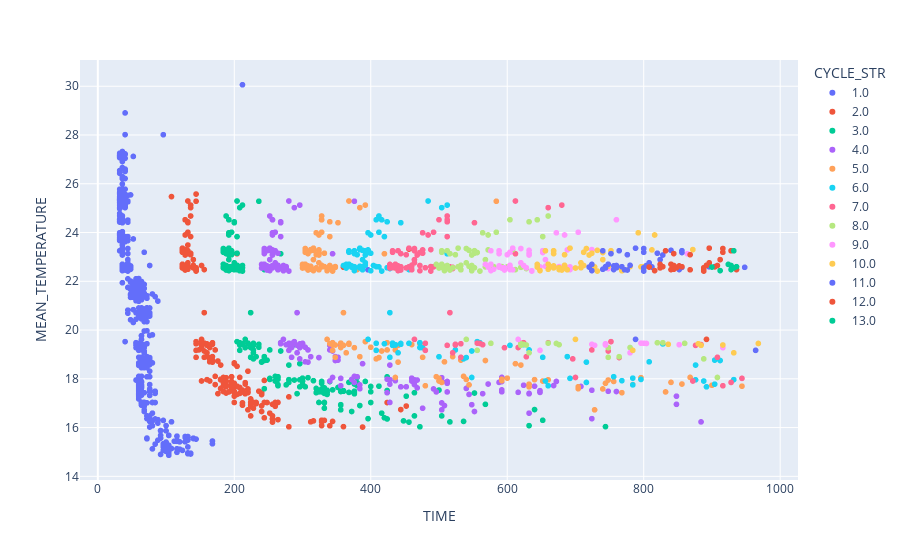

Notebook code cell kept with this figure:
### Code cell
px.scatter(troughs_row_1, x="TIME", y="MEAN_TEMPERATURE", color="CYCLE_STR",
           hover_data=["POSITION_STR"])

### Figure 1 — Plotly figure (JSON) as saved in the notebook; plotly's stock layout.template omitted (floating-point values rounded to 4 significant figures; data arrays with more than 128 entries replaced by an {"elided": "..."} marker saying what was removed)
{"data": [{"customdata": {"elided": "578x1 str values"}, "hovertemplate": "CYCLE_STR=1.0<br>TIME=%{x}<br>MEAN_TEMPERATURE=%{y}<br>POSITION_STR=%{customdata[0]}<extra></extra>", "legendgroup": "1.0", "marker": {"color": "#636efa", "symbol": "circle"}, "mode": "markers", "name": "1.0", "showlegend": true, "type": "scattergl", "x": {"elided": "578 int values"}, "xaxis": "x", "y": {"elided": "578 float values"}, "yaxis": "y"}, {"customdata": {"elided": "218x1 str values"}, "hovertemplate": "CYCLE_STR=2.0<br>TIME=%{x}<br>MEAN_TEMPERATURE=%{y}<br>POSITION_STR=%{customdata[0]}<extra></extra>", "legendgroup": "2.0", "marker": {"color": "#EF553B", "symbol": "circle"}, "mode": "markers", "name": "2.0", "showlegend": true, "type": "scattergl", "x": {"elided": "218 int values"}, "xaxis": "x", "y": {"elided": "218 float values"}, "yaxis": "y"}, {"customdata": {"elided": "188x1 str values"}, "hovertemplate": "CYCLE_STR=3.0<br>TIME=%{x}<br>MEAN_TEMPERATURE=%{y}<br>POSITION_STR=%{customdata[0]}<extra></extra>", "legendgroup": "3.0", "marker": {"color": "#00cc96", "symbol": "circle"}, "mode": "markers", "name": "3.0", "showlegend": true, "type": "scattergl", "x": {"elided": "188 int values"}, "xaxis": "x", "y": {"elided": "188 float values"}, "yaxis": "y"}, {"customdata": {"elided": "163x1 str values"}, "hovertemplate": "CYCLE_STR=4.0<br>TIME=%{x}<br>MEAN_TEMPERATURE=%{y}<br>POSITION_STR=%{customdata[0]}<extra></extra>", "legendgroup": "4.0", "marker": {"color": "#ab63fa", "symbol": "circle"}, "mode": "markers", "name": "4.0", "showlegend": true, "type": "scattergl", "x": {"elided": "163 int values"}, "xaxis": "x", "y": {"elided": "163 float values"}, "yaxis": "y"}, {"customdata": {"elided": "131x1 str values"}, "hovertemplate": "CYCLE_STR=5.0<br>TIME=%{x}<br>MEAN_TEMPERATURE=%{y}<br>POSITION_STR=%{customdata[0]}<extra></extra>", "legendgroup": "5.0", "marker": {"color": "#FFA15A", "symbol": "circle"}, "mode": "markers", "name": "5.0", "showlegend": true, "type": "scattergl", "x": {"elided": "131 int values"}, "xaxis": "x", "y": {"elided": "131 float values"}, "yaxis": "y"}, {"customdata": [["2"], ["2"], ["2"], ["2"], ["2"], ["2"], ["2"], ["2"], ["2"], ["2"], ["2"], ["2"], ["2"], ["2"], ["2"], ["3"], ["3"], ["3"], ["3"], ["3"], ["3"], ["3"], ["3"], ["3"], ["3"], ["3"], ["3"], ["3"], ["3"], ["3"], ["3"], ["3"], ["3"], ["3"], ["3"], ["3"], ["3"], ["3"], ["3"], ["3"], ["3"], ["3"], ["3"], ["3"], ["3"], ["3"], ["3"], ["3"], ["3"], ["4"], ["6"], ["6"], ["6"], ["6"], ["6"], ["6"], ["6"], ["6"], ["6"], ["6"], ["6"], ["6"], ["6"], ["6"], ["6"], ["6"], ["6"], ["6"], ["6"], ["6"], ["6"], ["6"], ["6"], ["6"], ["6"], ["6"], ["6"], ["6"], ["6"], ["6"], ["6"], ["6"], ["6"], ["6"], ["6"], ["6"], ["6"], ["6"], ["6"], ["6"], ["6"], ["6"], ["6"], ["6"], ["6"], ["6"], ["6"], ["7"], ["7"], ["7"], ["7"], ["7"], ["7"], ["7"], ["7"], ["7"], ["8"], ["8"], ["8"]], "hovertemplate": "CYCLE_STR=6.0<br>TIME=%{x}<br>MEAN_TEMPERATURE=%{y}<br>POSITION_STR=%{customdata[0]}<extra></extra>", "legendgroup": "6.0", "marker": {"color": "#19d3f3", "symbol": "circle"}, "mode": "markers", "name": "6.0", "showlegend": true, "type": "scattergl", "x": [756, 784, 548, 660, 796, 888, 716, 692, 656, 904, 932, 876, 892, 784, 768, 876, 472, 432, 560, 536, 624, 904, 540, 688, 408, 456, 436, 396, 444, 548, 432, 500, 556, 420, 476, 436, 408, 440, 632, 524, 828, 444, 472, 808, 716, 604, 912, 428, 652, 428, 384, 384, 428, 376, 456, 392, 384, 388, 400, 428, 396, 396, 424, 428, 372, 388, 368, 376, 384, 372, 392, 364, 368, 428, 392, 512, 368, 388, 380, 388, 412, 376, 364, 372, 388, 376, 392, 364, 400, 408, 360, 384, 376, 404, 416, 376, 428, 412, 408, 420, 444, 396, 400, 416, 412, 424, 512, 484, 504], "xaxis": "x", "y": [18.09, 17.75, 18.05, 17.72, 17.97, 17.91, 17.85, 18.02, 17.91, 17.78, 17.97, 17.96, 17.67, 18.03, 17.92, 18.56, 19.28, 19.46, 19.48, 18.82, 19.4, 18.77, 18.87, 18.91, 19.17, 19.45, 19.39, 19.62, 19.45, 19.14, 19.37, 18.91, 19.52, 19.44, 19.28, 19.4, 19.46, 19.07, 19.18, 19.18, 19.43, 19.42, 19.48, 18.7, 18.68, 19.37, 18.75, 18.88, 18.88, 20.71, 22.55, 23.3, 22.57, 22.46, 22.48, 22.66, 23.34, 22.47, 22.43, 22.57, 23.18, 23.29, 22.56, 22.52, 22.58, 23.27, 22.7, 22.49, 22.62, 22.58, 23.08, 22.56, 23.25, 22.6, 23.25, 23.13, 23.19, 22.6, 23.09, 22.89, 22.59, 22.44, 22.69, 22.63, 22.48, 22.6, 22.76, 22.55, 23.15, 22.6, 22.65, 23.36, 23.25, 22.65, 22.42, 23.13, 22.59, 24.68, 24.52, 23.83, 24.4, 23.99, 23.9, 24.52, 24.01, 24.44, 25.13, 25.29, 25.02], "yaxis": "y"}, {"customdata": [["2"], ["2"], ["2"], ["2"], ["2"], ["3"], ["3"], ["3"], ["3"], ["3"], ["3"], ["3"], ["3"], ["3"], ["3"], ["3"], ["3"], ["3"], ["3"], ["3"], ["3"], ["3"], ["3"], ["3"], ["3"], ["3"], ["3"], ["3"], ["3"], ["3"], ["3"], ["4"], ["6"], ["6"], ["6"], ["6"], ["6"], ["6"], ["6"], ["6"], ["6"], ["6"], ["6"], ["6"], ["6"], ["6"], ["6"], ["6"], ["6"], ["6"], ["6"], ["6"], ["6"], ["6"], ["6"], ["6"], ["6"], ["6"], ["6"], ["6"], ["6"], ["6"], ["6"], ["6"], ["6"], ["6"], ["6"], ["6"], ["6"], ["6"], ["6"], ["6"], ["6"], ["6"], ["6"], ["6"], ["6"], ["6"], ["6"], ["7"], ["7"], ["7"], ["7"], ["7"], ["7"], ["7"], ["7"], ["7"], ["8"], ["8"], ["8"]], "hovertemplate": "CYCLE_STR=7.0<br>TIME=%{x}<br>MEAN_TEMPERATURE=%{y}<br>POSITION_STR=%{customdata[0]}<extra></extra>", "legendgroup": "7.0", "marker": {"color": "#FF6692", "symbol": "circle"}, "mode": "markers", "name": "7.0", "showlegend": true, "type": "scattergl", "x": [700, 916, 928, 944, 872, 616, 556, 660, 696, 884, 764, 480, 620, 524, 464, 560, 748, 512, 628, 752, 532, 596, 564, 480, 520, 724, 524, 624, 876, 532, 908, 516, 452, 488, 520, 444, 532, 460, 464, 460, 472, 512, 472, 476, 480, 520, 440, 464, 436, 440, 460, 436, 468, 432, 432, 508, 464, 612, 432, 456, 452, 464, 492, 440, 428, 440, 460, 444, 464, 428, 476, 488, 428, 456, 440, 472, 488, 444, 516, 512, 500, 512, 552, 476, 484, 512, 492, 512, 680, 612, 660], "xaxis": "x", "y": [18.05, 17.72, 17.85, 18.02, 17.91, 19.28, 19.46, 19.48, 18.82, 19.4, 18.87, 19.17, 19.45, 19.39, 19.62, 19.45, 19.14, 19.37, 18.91, 19.52, 19.44, 19.28, 19.4, 19.46, 19.07, 19.18, 19.42, 19.48, 19.37, 18.88, 18.88, 20.71, 22.55, 23.3, 22.57, 22.46, 22.48, 22.66, 23.34, 22.47, 22.43, 22.57, 23.18, 23.29, 22.56, 22.52, 22.58, 23.27, 22.7, 22.49, 22.62, 22.58, 23.08, 22.56, 23.25, 22.6, 23.25, 23.13, 23.19, 22.6, 23.09, 22.89, 22.59, 22.44, 22.69, 22.63, 22.48, 22.6, 22.76, 22.55, 23.15, 22.6, 22.65, 23.36, 23.25, 22.65, 22.42, 23.13, 22.59, 24.68, 24.52, 23.83, 24.4, 23.99, 23.9, 24.52, 24.01, 24.44, 25.13, 25.29, 25.02], "yaxis": "y"}, {"customdata": [["2"], ["3"], ["3"], ["3"], ["3"], ["3"], ["3"], ["3"], ["3"], ["3"], ["3"], ["3"], ["3"], ["3"], ["3"], ["3"], ["3"], ["3"], ["3"], ["3"], ["6"], ["6"], ["6"], ["6"], ["6"], ["6"], ["6"], ["6"], ["6"], ["6"], ["6"], ["6"], ["6"], ["6"], ["6"], ["6"], ["6"], ["6"], ["6"], ["6"], ["6"], ["6"], ["6"], ["6"], ["6"], ["6"], ["6"], ["6"], ["6"], ["6"], ["6"], ["6"], ["6"], ["6"], ["6"], ["6"], ["6"], ["6"], ["6"], ["6"], ["6"], ["6"], ["6"], ["6"], ["6"], ["6"], ["6"], ["7"], ["7"], ["7"], ["7"], ["7"], ["7"], ["7"], ["7"]], "hovertemplate": "CYCLE_STR=8.0<br>TIME=%{x}<br>MEAN_TEMPERATURE=%{y}<br>POSITION_STR=%{customdata[0]}<extra></extra>", "legendgroup": "8.0", "marker": {"color": "#B6E880", "symbol": "circle"}, "mode": "markers", "name": "8.0", "showlegend": true, "type": "scattergl", "x": [908, 780, 660, 820, 888, 556, 860, 628, 540, 672, 620, 764, 620, 748, 676, 576, 632, 624, 828, 748, 520, 608, 620, 516, 612, 532, 540, 532, 548, 592, 556, 572, 552, 628, 512, 544, 504, 508, 544, 504, 548, 520, 504, 592, 552, 752, 504, 528, 524, 568, 568, 508, 496, 512, 532, 512, 540, 500, 552, 580, 512, 528, 512, 548, 560, 516, 600, 660, 604, 652, 564, 572, 644, 584, 632], "xaxis": "x", "y": [18.05, 19.28, 19.46, 19.48, 18.82, 19.17, 19.45, 19.39, 19.62, 19.45, 19.37, 18.91, 19.44, 19.28, 19.4, 19.46, 19.07, 19.42, 19.48, 18.88, 22.55, 23.3, 22.57, 22.46, 22.48, 22.66, 23.34, 22.47, 22.43, 22.57, 23.18, 23.29, 22.56, 22.52, 22.58, 23.27, 22.7, 22.49, 22.62, 22.58, 23.08, 22.56, 23.25, 22.6, 23.25, 23.13, 23.19, 22.6, 23.09, 22.89, 22.59, 22.44, 22.69, 22.63, 22.48, 22.6, 22.76, 22.55, 23.15, 22.6, 22.65, 23.36, 23.25, 22.65, 22.42, 23.13, 22.59, 24.68, 24.52, 23.83, 23.99, 23.9, 24.52, 24.01, 24.44], "yaxis": "y"}, {"customdata": [["3"], ["3"], ["3"], ["3"], ["3"], ["3"], ["3"], ["3"], ["3"], ["3"], ["3"], ["3"], ["6"], ["6"], ["6"], ["6"], ["6"], ["6"], ["6"], ["6"], ["6"], ["6"], ["6"], ["6"], ["6"], ["6"], ["6"], ["6"], ["6"], ["6"], ["6"], ["6"], ["6"], ["6"], ["6"], ["6"], ["6"], ["6"], ["6"], ["6"], ["6"], ["6"], ["6"], ["6"], ["6"], ["6"], ["6"], ["6"], ["6"], ["6"], ["6"], ["6"], ["6"], ["6"], ["6"], ["6"], ["6"], ["6"], ["6"], ["7"], ["7"], ["7"], ["7"]], "hovertemplate": "CYCLE_STR=9.0<br>TIME=%{x}<br>MEAN_TEMPERATURE=%{y}<br>POSITION_STR=%{customdata[0]}<extra></extra>", "legendgroup": "9.0", "marker": {"color": "#FF97FF", "symbol": "circle"}, "mode": "markers", "name": "9.0", "showlegend": true, "type": "scattergl", "x": [796, 648, 744, 616, 804, 728, 744, 916, 852, 800, 780, 724, 592, 724, 724, 596, 692, 604, 620, 608, 636, 680, 652, 688, 628, 748, 588, 632, 576, 580, 656, 572, 632, 596, 576, 684, 652, 864, 604, 604, 600, 656, 648, 576, 568, 588, 604, 588, 620, 592, 632, 676, 604, 608, 588, 624, 636, 588, 692, 760, 672, 684, 704], "xaxis": "x", "y": [19.46, 19.17, 19.39, 19.62, 19.45, 19.37, 19.44, 19.28, 19.4, 19.46, 19.07, 19.42, 22.55, 23.3, 22.57, 22.46, 22.48, 22.66, 23.34, 22.47, 22.43, 22.57, 23.18, 23.29, 22.56, 22.52, 22.58, 23.27, 22.7, 22.49, 22.62, 22.58, 23.08, 22.56, 23.25, 22.6, 23.25, 23.13, 23.19, 22.6, 23.09, 22.89, 22.59, 22.44, 22.69, 22.63, 22.48, 22.6, 22.76, 22.55, 23.15, 22.6, 22.65, 23.36, 23.25, 22.65, 22.42, 23.13, 22.59, 24.52, 23.99, 23.9, 24.01], "yaxis": "y"}, {"customdata": [["3"], ["3"], ["3"], ["3"], ["3"], ["3"], ["3"], ["3"], ["6"], ["6"], ["6"], ["6"], ["6"], ["6"], ["6"], ["6"], ["6"], ["6"], ["6"], ["6"], ["6"], ["6"], ["6"], ["6"], ["6"], ["6"], ["6"], ["6"], ["6"], ["6"], ["6"], ["6"], ["6"], ["6"], ["6"], ["6"], ["6"], ["6"], ["6"], ["6"], ["6"], ["6"], ["6"], ["6"], ["6"], ["6"], ["6"], ["6"], ["6"], ["6"], ["6"], ["6"], ["6"], ["7"], ["7"]], "hovertemplate": "CYCLE_STR=10.0<br>TIME=%{x}<br>MEAN_TEMPERATURE=%{y}<br>POSITION_STR=%{customdata[0]}<extra></extra>", "legendgroup": "10.0", "marker": {"color": "#FECB52", "symbol": "circle"}, "mode": "markers", "name": "10.0", "showlegend": true, "type": "scattergl", "x": [784, 916, 700, 968, 884, 880, 932, 836, 668, 872, 844, 680, 772, 684, 716, 688, 768, 764, 740, 812, 708, 708, 732, 660, 660, 748, 644, 720, 676, 656, 800, 752, 712, 684, 684, 740, 728, 648, 644, 668, 676, 664, 708, 700, 724, 780, 684, 692, 668, 712, 732, 668, 796, 792, 816], "xaxis": "x", "y": [19.17, 19.39, 19.62, 19.45, 19.37, 19.44, 19.07, 19.42, 22.55, 23.3, 22.57, 22.46, 22.48, 22.66, 23.34, 22.47, 22.43, 22.57, 23.18, 23.29, 22.56, 22.58, 23.27, 22.7, 22.49, 22.62, 22.58, 23.08, 22.56, 23.25, 22.6, 23.25, 23.19, 22.6, 23.09, 22.89, 22.59, 22.44, 22.69, 22.63, 22.48, 22.6, 22.76, 22.55, 23.15, 22.6, 22.65, 23.36, 23.25, 22.65, 22.42, 23.13, 22.59, 23.99, 23.9], "yaxis": "y"}, {"customdata": [["3"], ["3"], ["6"], ["6"], ["6"], ["6"], ["6"], ["6"], ["6"], ["6"], ["6"], ["6"], ["6"], ["6"], ["6"], ["6"], ["6"], ["6"], ["6"], ["6"], ["6"], ["6"], ["6"], ["6"], ["6"], ["6"], ["6"], ["6"], ["6"], ["6"], ["6"], ["6"], ["6"], ["6"], ["6"], ["6"], ["6"], ["6"], ["6"], ["6"], ["6"], ["6"], ["6"], ["6"]], "hovertemplate": "CYCLE_STR=11.0<br>TIME=%{x}<br>MEAN_TEMPERATURE=%{y}<br>POSITION_STR=%{customdata[0]}<extra></extra>", "legendgroup": "11.0", "marker": {"color": "#636efa", "symbol": "circle"}, "mode": "markers", "name": "11.0", "showlegend": true, "type": "scattergl", "x": [964, 788, 744, 948, 776, 852, 780, 800, 772, 856, 856, 800, 812, 840, 748, 740, 844, 720, 828, 760, 740, 904, 856, 800, 768, 776, 824, 812, 724, 724, 756, 756, 744, 808, 800, 820, 896, 760, 788, 764, 804, 800, 752, 896], "xaxis": "x", "y": [19.17, 19.62, 22.55, 22.57, 22.46, 22.48, 22.66, 23.34, 22.47, 22.57, 23.18, 22.56, 22.58, 23.27, 22.7, 22.49, 22.62, 22.58, 23.08, 22.56, 23.25, 22.6, 23.25, 23.19, 22.6, 23.09, 22.89, 22.59, 22.44, 22.69, 22.63, 22.48, 22.6, 22.76, 22.55, 23.15, 22.6, 22.65, 23.36, 23.25, 22.65, 22.42, 23.13, 22.59], "yaxis": "y"}, {"customdata": [["3"], ["6"], ["6"], ["6"], ["6"], ["6"], ["6"], ["6"], ["6"], ["6"], ["6"], ["6"], ["6"], ["6"], ["6"], ["6"], ["6"], ["6"], ["6"], ["6"], ["6"], ["6"], ["6"], ["6"], ["6"], ["6"], ["6"], ["6"], ["6"], ["6"], ["6"]], "hovertemplate": "CYCLE_STR=12.0<br>TIME=%{x}<br>MEAN_TEMPERATURE=%{y}<br>POSITION_STR=%{customdata[0]}<extra></extra>", "legendgroup": "12.0", "marker": {"color": "#EF553B", "symbol": "circle"}, "mode": "markers", "name": "12.0", "showlegend": true, "type": "scattergl", "x": [892, 824, 888, 936, 892, 916, 868, 888, 840, 844, 808, 848, 832, 916, 856, 868, 912, 904, 816, 824, 852, 840, 828, 896, 888, 844, 896, 928, 908, 888, 844], "xaxis": "x", "y": [19.62, 22.55, 22.46, 22.48, 22.66, 23.34, 22.47, 22.56, 22.7, 22.49, 22.58, 22.56, 23.25, 23.19, 22.6, 23.09, 22.89, 22.59, 22.44, 22.69, 22.63, 22.48, 22.6, 22.76, 22.55, 22.65, 23.36, 23.25, 22.65, 22.42, 23.13], "yaxis": "y"}, {"customdata": [["6"], ["6"], ["6"], ["6"], ["6"], ["6"], ["6"], ["6"]], "hovertemplate": "CYCLE_STR=13.0<br>TIME=%{x}<br>MEAN_TEMPERATURE=%{y}<br>POSITION_STR=%{customdata[0]}<extra></extra>", "legendgroup": "13.0", "marker": {"color": "#00cc96", "symbol": "circle"}, "mode": "markers", "name": "13.0", "showlegend": true, "type": "scattergl", "x": [932, 900, 932, 912, 924, 928, 936, 928], "xaxis": "x", "y": [22.55, 22.58, 23.25, 22.44, 22.69, 22.48, 22.6, 22.65], "yaxis": "y"}], "layout": {"legend": {"title": {"text": "CYCLE_STR"}, "tracegroupgap": 0}, "margin": {"t": 60}, "xaxis": {"anchor": "y", "domain": [0, 1], "title": {"text": "TIME"}}, "yaxis": {"anchor": "x", "domain": [0, 1], "title": {"text": "MEAN_TEMPERATURE"}}}}
